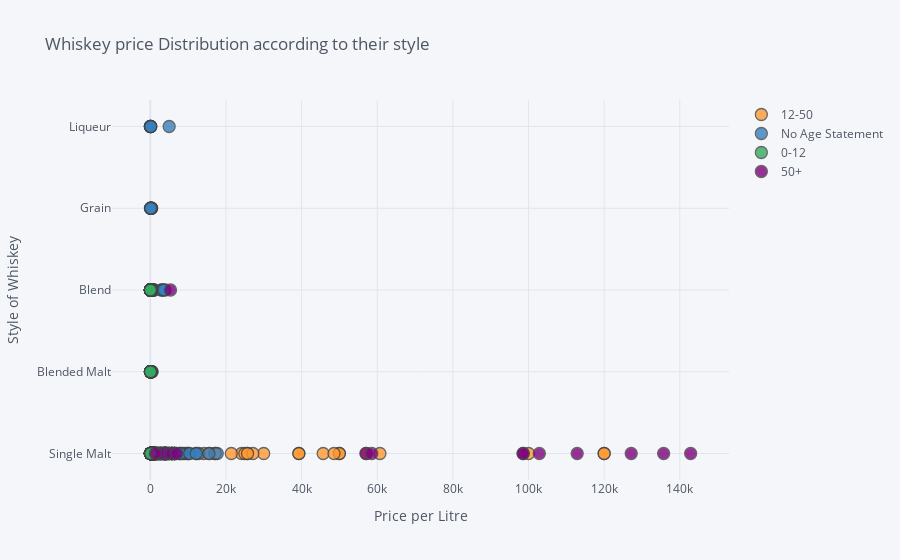

The notebook cell this image was saved under:
### Code cell
df.iplot(mode='markers',
        x='price_per_litre',
        y='Style',
         categories='age_class',
         text='name',
         title  ='Whiskey price Distribution according to their style',
         xTitle='Price per Litre',
         yTitle='Style of Whiskey'
        )

### Figure 1 — Plotly figure (JSON) as saved in the notebook; plotly's stock layout.template omitted (floating-point values rounded to 4 significant figures; data arrays with more than 128 entries replaced by an {"elided": "..."} marker saying what was removed)
{"data": [{"marker": {"color": "rgba(255, 153, 51, 1.0)", "line": {"width": 1.3}, "opacity": 0.8, "size": 12, "symbol": "circle"}, "mode": "markers", "name": "12-50", "text": {"elided": "368 str values"}, "textfont": {"color": "#4D5663"}, "type": "scatter", "x": {"elided": "368 float values"}, "y": {"elided": "368 str values"}}, {"marker": {"color": "rgba(55, 128, 191, 1.0)", "line": {"width": 1.3}, "opacity": 0.8, "size": 12, "symbol": "circle"}, "mode": "markers", "name": "No Age Statement", "text": {"elided": "377 str values"}, "textfont": {"color": "#4D5663"}, "type": "scatter", "x": {"elided": "377 float values"}, "y": {"elided": "377 str values"}}, {"marker": {"color": "rgba(50, 171, 96, 1.0)", "line": {"width": 1.3}, "opacity": 0.8, "size": 12, "symbol": "circle"}, "mode": "markers", "name": "0-12", "text": {"elided": "237 str values"}, "textfont": {"color": "#4D5663"}, "type": "scatter", "x": {"elided": "237 float values"}, "y": {"elided": "237 str values"}}, {"marker": {"color": "rgba(128, 0, 128, 1.0)", "line": {"width": 1.3}, "opacity": 0.8, "size": 12, "symbol": "circle"}, "mode": "markers", "name": "50+", "text": ["Gordon & MacPhail Glen Grant 1954 59 Year Old", "Gordon & MacPhail Mortlach 1949 51 Year Old", "Macallan Exceptional Single Cask 1950", "The Last Drop 56 Year Old", "Macallan 74 Year Old Red Collection", "Macallan 71 Year Old Red Collection", "Macallan 60 Year Old Red Collection", "Dalmore 51 Year Old", "Macallan 72 Year Old in Lalique", "Macallan 1946 56 Year Old (Cask 46/3M) Fine & Rare", "Macallan 1949 52 Year Old (Cask 935) Fine & Rare", "Lochside 52 Year Old Sovereign", "Bowmore 1957", "Glenglassaugh 51 year old"], "textfont": {"color": "#4D5663"}, "type": "scatter", "x": [3571.0, 5713.0, 98570.0, 5357.0, 135700.0, 127100.0, 112900.0, 98570.0, 102900.0, 57000, 58570.0, 1371.0, 142900.0, 7029.0], "y": ["Single Malt", "Single Malt", "Single Malt", "Blend", "Single Malt", "Single Malt", "Single Malt", "Single Malt", "Single Malt", "Single Malt", "Single Malt", "Single Malt", "Single Malt", "Single Malt"]}], "layout": {"legend": {"bgcolor": "#F5F6F9", "font": {"color": "#4D5663"}}, "paper_bgcolor": "#F5F6F9", "plot_bgcolor": "#F5F6F9", "title": {"font": {"color": "#4D5663"}, "text": "Whiskey price Distribution according to their style"}, "xaxis": {"gridcolor": "#E1E5ED", "showgrid": true, "tickfont": {"color": "#4D5663"}, "title": {"font": {"color": "#4D5663"}, "text": "Price per Litre"}, "zerolinecolor": "#E1E5ED"}, "yaxis": {"gridcolor": "#E1E5ED", "showgrid": true, "tickfont": {"color": "#4D5663"}, "title": {"font": {"color": "#4D5663"}, "text": "Style of Whiskey"}, "zerolinecolor": "#E1E5ED"}}}
